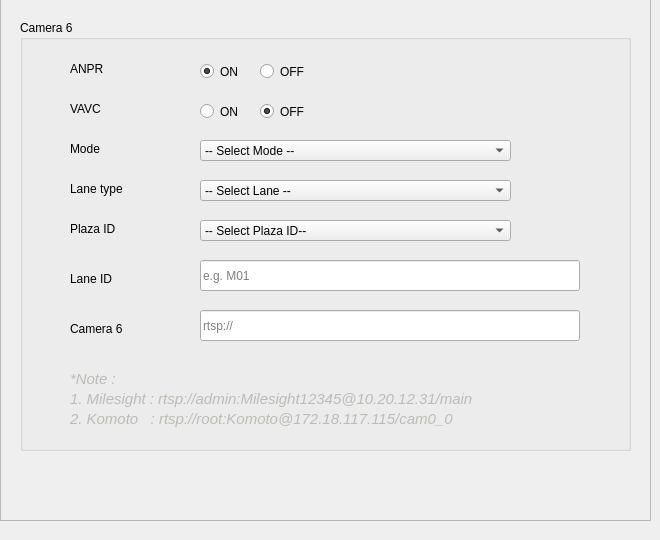
      <widget class="QWidget" name="tab_cam6">
       <attribute name="title">
        <string>Cam 6</string>
       </attribute>
       <widget class="QGroupBox" name="groupBox_anpr_config_cam6">
        <property name="geometry">
         <rect>
          <x>20</x>
          <y>20</y>
          <width>611</width>
          <height>431</height>
         </rect>
        </property>
        <property name="title">
         <string>Camera 6</string>
        </property>
        <widget class="QLabel" name="label_plaza_id_cam6">
         <property name="geometry">
          <rect>
           <x>50</x>
           <y>200</y>
           <width>67</width>
           <height>17</height>
          </rect>
         </property>
         <property name="text">
          <string>Plaza ID</string>
         </property>
        </widget>
        <widget class="QComboBox" name="comboBox_plaza_id_cam6">
         <property name="enabled">
          <bool>true</bool>
         </property>
         <property name="geometry">
          <rect>
           <x>180</x>
           <y>200</y>
           <width>311</width>
           <height>21</height>
          </rect>
         </property>
         <property name="cursor">
          <cursorShape>PointingHandCursor</cursorShape>
         </property>
         <property name="mouseTracking">
          <bool>true</bool>
         </property>
         <property name="whatsThis">
          <string/>
         </property>
         <property name="autoFillBackground">
          <bool>false</bool>
         </property>
         <property name="editable">
          <bool>false</bool>
         </property>
         <property name="currentText">
          <string>-- Select Plaza ID--</string>
         </property>
         <property name="currentIndex">
          <number>0</number>
         </property>
         <property name="maxVisibleItems">
          <number>10</number>
         </property>
         <property name="sizeAdjustPolicy">
          <enum>QComboBox::AdjustToMinimumContentsLength</enum>
         </property>
         <property name="minimumContentsLength">
          <number>5</number>
         </property>
         <property name="frame">
          <bool>true</bool>
         </property>
         <item>
          <property name="text">
           <string>-- Select Plaza ID--</string>
          </property>
         </item>
         <item>
          <property name="text">
           <string>101 - Gombak</string>
          </property>
         </item>
         <item>
          <property name="text">
           <string>100 - Bentong</string>
          </property>
         </item>
         <item>
          <property name="text">
           <string>801 - Karak 1 </string>
          </property>
         </item>
         <item>
          <property name="text">
           <string>802 - Lanchang</string>
          </property>
         </item>
         <item>
          <property name="text">
           <string>803 - Temerloh</string>
          </property>
         </item>
         <item>
          <property name="text">
           <string>804 - Chenor</string>
          </property>
         </item>
         <item>
          <property name="text">
           <string>805 - Maran</string>
          </property>
         </item>
         <item>
          <property name="text">
           <string>806 - Srijaya</string>
          </property>
         </item>
         <item>
          <property name="text">
           <string>807 - Gambang</string>
          </property>
         </item>
         <item>
          <property name="text">
           <string>808 - Kuantan</string>
          </property>
         </item>
         <item>
          <property name="text">
           <string>809 - Jabor 1</string>
          </property>
         </item>
        </widget>
        <widget class="QLabel" name="label_lane_type_cam6">
         <property name="geometry">
          <rect>
           <x>50</x>
           <y>160</y>
           <width>91</width>
           <height>17</height>
          </rect>
         </property>
         <property name="text">
          <string>Lane type</string>
         </property>
        </widget>
        <widget class="QLabel" name="label_mode_cam6">
         <property name="geometry">
          <rect>
           <x>50</x>
           <y>120</y>
           <width>91</width>
           <height>17</height>
          </rect>
         </property>
         <property name="text">
          <string>Mode</string>
         </property>
        </widget>
        <widget class="QComboBox" name="comboBox_lane_type_cam6">
         <property name="enabled">
          <bool>true</bool>
         </property>
         <property name="geometry">
          <rect>
           <x>180</x>
           <y>160</y>
           <width>311</width>
           <height>21</height>
          </rect>
         </property>
         <property name="cursor">
          <cursorShape>PointingHandCursor</cursorShape>
         </property>
         <property name="mouseTracking">
          <bool>true</bool>
         </property>
         <property name="whatsThis">
          <string/>
         </property>
         <property name="autoFillBackground">
          <bool>false</bool>
         </property>
         <property name="editable">
          <bool>false</bool>
         </property>
         <property name="currentText">
          <string>-- Select Lane --</string>
         </property>
         <property name="currentIndex">
          <number>0</number>
         </property>
         <property name="sizeAdjustPolicy">
          <enum>QComboBox::AdjustToMinimumContentsLength</enum>
         </property>
         <property name="minimumContentsLength">
          <number>5</number>
         </property>
         <item>
          <property name="text">
           <string>-- Select Lane --</string>
          </property>
         </item>
         <item>
          <property name="text">
           <string>Offline</string>
          </property>
         </item>
         <item>
          <property name="text">
           <string>Quatriz</string>
          </property>
         </item>
         <item>
          <property name="text">
           <string>Teras</string>
          </property>
         </item>
        </widget>
        <widget class="QComboBox" name="comboBox_mode_cam6">
         <property name="enabled">
          <bool>true</bool>
         </property>
         <property name="geometry">
          <rect>
           <x>180</x>
           <y>120</y>
           <width>311</width>
           <height>21</height>
          </rect>
         </property>
         <property name="cursor">
          <cursorShape>PointingHandCursor</cursorShape>
         </property>
         <property name="mouseTracking">
          <bool>true</bool>
         </property>
         <property name="whatsThis">
          <string/>
         </property>
         <property name="autoFillBackground">
          <bool>false</bool>
         </property>
         <property name="editable">
          <bool>false</bool>
         </property>
         <property name="currentText">
          <string>-- Select Mode --</string>
         </property>
         <property name="currentIndex">
          <number>0</number>
         </property>
         <property name="sizeAdjustPolicy">
          <enum>QComboBox::AdjustToMinimumContentsLength</enum>
         </property>
         <property name="minimumContentsLength">
          <number>5</number>
         </property>
         <item>
          <property name="text">
           <string>-- Select Mode --</string>
          </property>
         </item>
         <item>
          <property name="text">
           <string>Online</string>
          </property>
         </item>
         <item>
          <property name="text">
           <string>Offline</string>
          </property>
         </item>
        </widget>
        <widget class="QLabel" name="label_1_milesight_22">
         <property name="geometry">
          <rect>
           <x>50</x>
           <y>370</y>
           <width>481</width>
           <height>17</height>
          </rect>
         </property>
         <property name="font">
          <font>
           <pointsize>11</pointsize>
           <italic>true</italic>
          </font>
         </property>
         <property name="styleSheet">
          <string notr="true">QLabel{
color:rgb(186, 189, 182)
}</string>
         </property>
         <property name="text">
          <string>1. Milesight : rtsp://admin:Milesight12345@10.20.12.31/main</string>
         </property>
        </widget>
        <widget class="QLabel" name="label_komoto_22">
         <property name="geometry">
          <rect>
           <x>50</x>
           <y>390</y>
           <width>481</width>
           <height>17</height>
          </rect>
         </property>
         <property name="font">
          <font>
           <pointsize>11</pointsize>
           <italic>true</italic>
          </font>
         </property>
         <property name="styleSheet">
          <string notr="true">QLabel{
color:rgb(186, 189, 182)
}</string>
         </property>
         <property name="text">
          <string>2. Komoto   : rtsp://root:Komoto@172.18.117.115/cam0_0</string>
         </property>
        </widget>
        <widget class="QLabel" name="label_lane_id_cam6">
         <property name="geometry">
          <rect>
           <x>50</x>
           <y>250</y>
           <width>67</width>
           <height>17</height>
          </rect>
         </property>
         <property name="text">
          <string>Lane ID</string>
         </property>
        </widget>
        <widget class="QLabel" name="label_rtsp_cam6">
         <property name="geometry">
          <rect>
           <x>50</x>
           <y>300</y>
           <width>81</width>
           <height>17</height>
          </rect>
         </property>
         <property name="text">
          <string>Camera 6</string>
         </property>
        </widget>
        <widget class="QLineEdit" name="lineEdit_lane_id_cam6">
         <property name="geometry">
          <rect>
           <x>180</x>
           <y>240</y>
           <width>380</width>
           <height>31</height>
          </rect>
         </property>
         <property name="text">
          <string/>
         </property>
         <property name="alignment">
          <set>Qt::AlignLeading|Qt::AlignLeft|Qt::AlignVCenter</set>
         </property>
         <property name="dragEnabled">
          <bool>false</bool>
         </property>
         <property name="placeholderText">
          <string>e.g. M01</string>
         </property>
        </widget>
        <widget class="QLabel" name="label_eg_22">
         <property name="geometry">
          <rect>
           <x>50</x>
           <y>350</y>
           <width>67</width>
           <height>17</height>
          </rect>
         </property>
         <property name="font">
          <font>
           <pointsize>11</pointsize>
           <italic>true</italic>
          </font>
         </property>
         <property name="styleSheet">
          <string notr="true">QLabel{
color:rgb(186, 189, 182)
}</string>
         </property>
         <property name="text">
          <string>*Note : </string>
         </property>
        </widget>
        <widget class="QLineEdit" name="lineEdit_rtsp_cam6">
         <property name="geometry">
          <rect>
           <x>180</x>
           <y>290</y>
           <width>380</width>
           <height>31</height>
          </rect>
         </property>
         <property name="text">
          <string/>
         </property>
         <property name="alignment">
          <set>Qt::AlignLeading|Qt::AlignLeft|Qt::AlignVCenter</set>
         </property>
         <property name="dragEnabled">
          <bool>false</bool>
         </property>
         <property name="placeholderText">
          <string>rtsp://</string>
         </property>
        </widget>
        <widget class="QRadioButton" name="radioButton_off_vavc_cam6">
         <property name="geometry">
          <rect>
           <x>240</x>
           <y>80</y>
           <width>61</width>
           <height>23</height>
          </rect>
         </property>
         <property name="text">
          <string>OFF</string>
         </property>
         <property name="checked">
          <bool>true</bool>
         </property>
         <attribute name="buttonGroup">
          <string notr="true">buttonGroup_vavc_cam6</string>
         </attribute>
        </widget>
        <widget class="QRadioButton" name="radioButton_off_anpr_cam6">
         <property name="geometry">
          <rect>
           <x>240</x>
           <y>40</y>
           <width>61</width>
           <height>23</height>
          </rect>
         </property>
         <property name="text">
          <string>OFF</string>
         </property>
         <attribute name="buttonGroup">
          <string notr="true">buttonGroup_anpr_cam6</string>
         </attribute>
        </widget>
        <widget class="QLabel" name="label_ANPR_cam6">
         <property name="geometry">
          <rect>
           <x>50</x>
           <y>40</y>
           <width>51</width>
           <height>17</height>
          </rect>
         </property>
         <property name="text">
          <string>ANPR</string>
         </property>
        </widget>
        <widget class="QRadioButton" name="radioButton_on_vavc_cam6">
         <property name="geometry">
          <rect>
           <x>180</x>
           <y>80</y>
           <width>51</width>
           <height>23</height>
          </rect>
         </property>
         <property name="text">
          <string>ON</string>
         </property>
         <attribute name="buttonGroup">
          <string notr="true">buttonGroup_vavc_cam6</string>
         </attribute>
        </widget>
        <widget class="QLabel" name="label_VAVC_cam6">
         <property name="geometry">
          <rect>
           <x>50</x>
           <y>80</y>
           <width>51</width>
           <height>17</height>
          </rect>
         </property>
         <property name="text">
          <string>VAVC</string>
         </property>
        </widget>
        <widget class="QRadioButton" name="radioButton_on_anpr_cam6">
         <property name="geometry">
          <rect>
           <x>180</x>
           <y>40</y>
           <width>51</width>
           <height>23</height>
          </rect>
         </property>
         <property name="text">
          <string>ON</string>
         </property>
         <property name="checked">
          <bool>true</bool>
         </property>
         <attribute name="buttonGroup">
          <string notr="true">buttonGroup_anpr_cam6</string>
         </attribute>
        </widget>
       </widget>
       <widget class="QFrame" name="frame">
        <property name="geometry">
         <rect>
          <x>0</x>
          <y>-10</y>
          <width>651</width>
          <height>531</height>
         </rect>
        </property>
        <property name="autoFillBackground">
         <bool>true</bool>
        </property>
        <property name="frameShape">
         <enum>QFrame::StyledPanel</enum>
        </property>
        <property name="frameShadow">
         <enum>QFrame::Raised</enum>
        </property>
       </widget>
       <zorder>frame</zorder>
       <zorder>groupBox_anpr_config_cam6</zorder>
      </widget>
